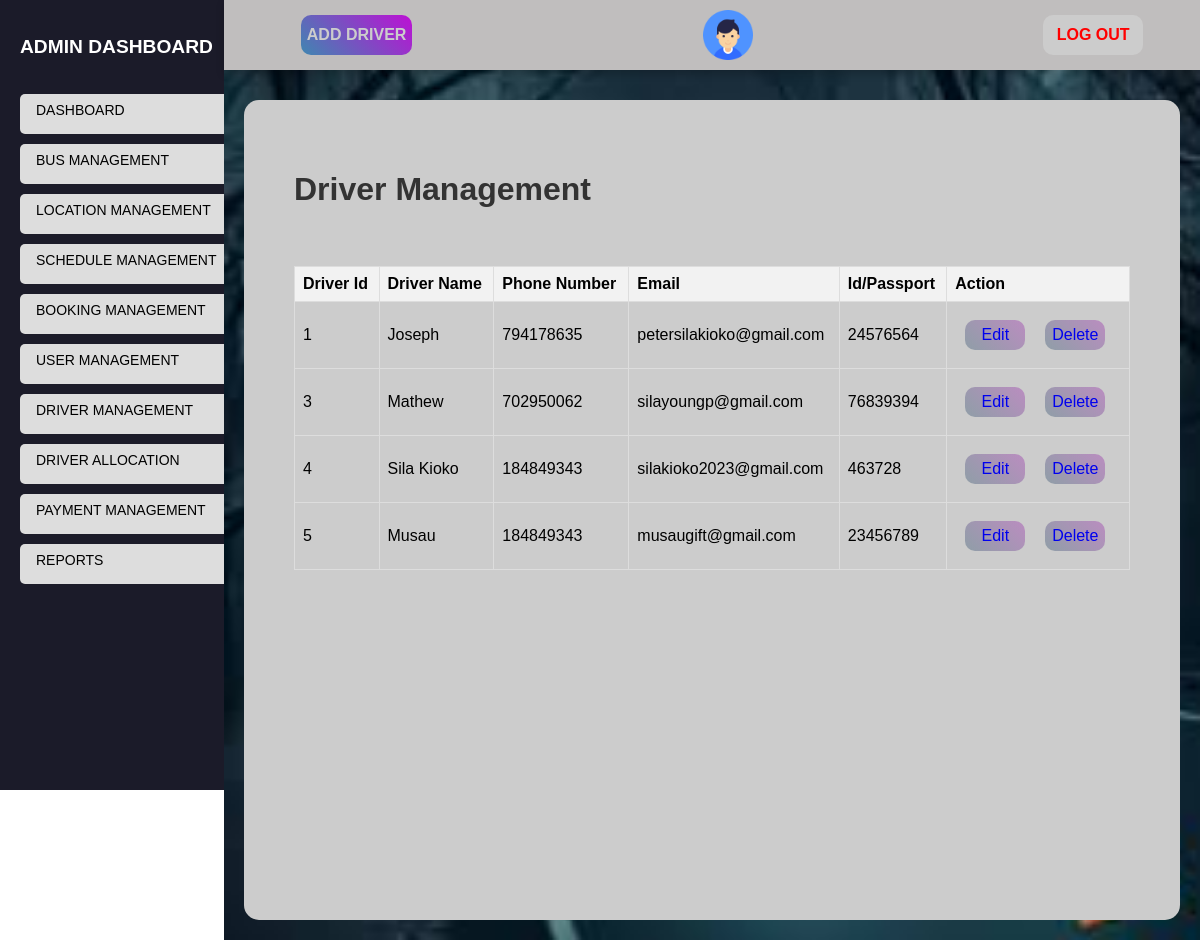
Screenshot of /admin/drivers.php (signed in) with the database file from the repository.
### tables this page shows
CREATE TABLE `drivers` (
  `driver_id` int NOT NULL AUTO_INCREMENT,
  `name` varchar(100) NOT NULL,
  `phonenumber` varchar(100) NOT NULL,
  `email` varchar(100) NOT NULL,
  `idpassport` varchar(100) NOT NULL,
  `lastupdate` timestamp(6) NOT NULL DEFAULT CURRENT_TIMESTAMP(6) ON UPDATE CURRENT_TIMESTAMP(6),
  PRIMARY KEY (`driver_id`)
);

### admin/drivers.php (the view, shortened to what this page needs)
<?php
require_once '../controllers/admincontroller.php';
?>
<!DOCTYPE html>
<html lang="en">
<head>
    <link rel="stylesheet" href="../css/admin.css">
</head>
<body>
    <div class="sidebar">
        <h2>ADMIN DASHBOARD</h2>
        <ul>
            <li><a href="index.php">DASHBOARD</a></li>
            <li><a href="buses.php">BUS MANAGEMENT</a></li>
            <li><a href="locations.php">LOCATION MANAGEMENT</a></li>
            <li><a href="schedules.php">SCHEDULE MANAGEMENT</a></li>
            <li><a href="bookings.php">BOOKING MANAGEMENT</a></li>
            <li><a href="users.php">USER MANAGEMENT</a></li>
            <li><a href="drivers.php">DRIVER MANAGEMENT</a></li>
            <li><a href="driverallocation.php">DRIVER ALLOCATION</a></li>
            <li><a href="payments.php">PAYMENT MANAGEMENT</a></li>
            <li><a href="reports.php">REPORTS</a></li>
        </ul>
    </div>
    <div class="main-content">
        <div class="header">
            <div class="nav">
                <div class="user">
                    <button class="btn" onclick="toggleAddDriver(true)"><b>ADD DRIVER</b></button>
                    <div class="img-case">
                        <a href="adminprofile.php"><img src="../images/user.png"></a>
                    </div>
                    <button class="log-btn"><a href="index.php?logout=1" style="color: red;" class="logout"><b>LOG OUT</b></a></button>
                </div>
            </div>
        </div>
        <div class="b-content">
            <h1 id="driverlist">Driver Management</h1>
            <br><br>
            <div class="driver-list active">
                <table>
                    <tr>
                        <th>Driver Id</th>
                        <th>Driver Name</th>
                        <th>Phone Number</th>
                        <th>Email</th>
                        <th>Id/Passport</th>
                        <th class="action">Action</th>
                    </tr>
                    <?php
                    $sql = "SELECT * FROM drivers";
                    $result = $conn->query($sql);
                    while($drivers_r = $result->fetch_assoc()) {
                        echo "<tr>";
                        echo "<td>" . $drivers_r["driver_id"] . "</td>";
                        echo "<td>" . $drivers_r["name"] . "</td>";
                        echo "<td>" . $drivers_r["phonenumber"] . "</td>";
                        echo "<td>" . $drivers_r["email"] . "</td>";
                        echo "<td>" . $drivers_r["idpassport"] . "</td>";
                        echo "<td class='action action-column'>";
                        echo "<button><a href='edit/editdriver.php?driver_id=" . $drivers_r["driver_id"] . "'>Edit</a></button>";
                        echo "<button><a href='delete/deletedriver.php?driver_id=" . $drivers_r["driver_id"] . "'
                        onclick='return confirm(\"Are you sure you want to delete this Driver?\");'>Delete</a></button>";
                        echo "</td>";
                        echo "</tr>";
                    }
                    ?>
                </table>
            </div>
        </div>
    </div>
</body>
</html>

### css/admin.css (style rules this page uses)
body { margin: 0; padding: 0; font-family: Arial, sans-serif; }
.sidebar { position: fixed; width: 250px; justify-content: flex-start; background-color: rgb(0, 0, 0); background-color: rgb(27, 27, 41); display: flex; flex-direction: column; color: #fff; padding: 20px; height: 750px; }
.sidebar h2 { margin-bottom: 20px; font-size: larger; color: #fff; }
.sidebar ul { list-style-type: none; padding: 0; }
.sidebar ul li { margin-bottom: 10px; height: 40px; background-color: #ddd; color: black; border-radius: 5px; }
.sidebar ul li a { text-decoration: none; font-family: sans-serif; font-size: 14px; color: black; display: block; padding: 8px 16px; border-radius: 4px; transition: background-color 0.3s ease; }
.main-content { padding: 20px; background-image: url(../images/dash1.jpeg); background-position: center; background-size: cover; background-repeat: no-repeat; position: absolute; right: 0; width: 78vw; min-height: 100vh; }
h1, h2 { color: #333; }
.b-content { position: relative; overflow: hidden; margin-top: 10vh; min-height: 90vh; padding: 50px; background: rgb(0, 0, 0); background-color: #ccc; border-radius: 15px; }
table { width: 100%; border-collapse: collapse; }
table th, table td { border: 1px solid #ddd; padding: 8px; }
table td a { text-decoration: none; }
table th { background-color: #f2f2f2; text-align: left; }
ul { list-style-type: none; padding: 0; }
li { margin-bottom: 5px; }
.main-content .header { position: fixed; top: 0; right: 0; width: 78vw; display: flex; padding: 10px; padding-left: 30px; box-shadow: 0 4px 8px 0 rgba(0,0,0,0.2); z-index: 1; text-align: center; justify-content: space-around; background-color: rgb(0, 0, 0); background-color: rgb(192, 190, 190); color: #fff; }
.main-content .header .nav { width: 90%; }
.main-content .header .nav .user { display: flex; justify-content: space-between; align-items: center; }
.nav .user .log-btn { display: inline-block; text-decoration: none; border-radius: 10px; border: none; background-color: #ccc; height: 40px; width: 100px; font-size: 16px; cursor: pointer; }
.nav .user a { text-decoration: none; }
.nav .user .btn { border-radius: 10px; border: none; background-image: linear-gradient(45deg, #3f87b1, #bd10d4); color: #ccc; text-align: center; text-decoration: none; height: 40px; min-width: 90px; font-size: medium; cursor: pointer; }
.main-content .header .nav .user .img-case img { width: 40px; height: 40px; }
.main-content .header .nav .user .img-case { display: flex; position: relative; width: 50px; height: 50px; }
.main-content .header .nav .user .img-case img { position: absolute; top: 0; left: 0; width: 100%; height: 100%; }
.driver-list, .driverform { display: none; }
.driver-list.active, .driverform.active { display: block; }
.driver-list td button { border-radius: 10px; border: none; background-image: linear-gradient(45deg, #8f9ea7, #ba8dc0); color: #ccc; text-align: center; text-decoration: none; margin: 10px; height: 30px; min-width: 60px; font-size: medium; cursor: pointer; }

### rows the page displays
drivers: driver_id "1", name "Joseph", phonenumber "794178635", email "petersilakioko@gmail.com", idpassport "24576564"
drivers: driver_id "3", name "Mathew", phonenumber "702950062", email "silayoungp@gmail.com", idpassport "76839394"
drivers: driver_id "4", name "Sila Kioko", phonenumber "184849343", email "silakioko2023@gmail.com", idpassport "463728"
drivers: driver_id "5", name "Musau", phonenumber "184849343", email "musaugift@gmail.com", idpassport "23456789"
